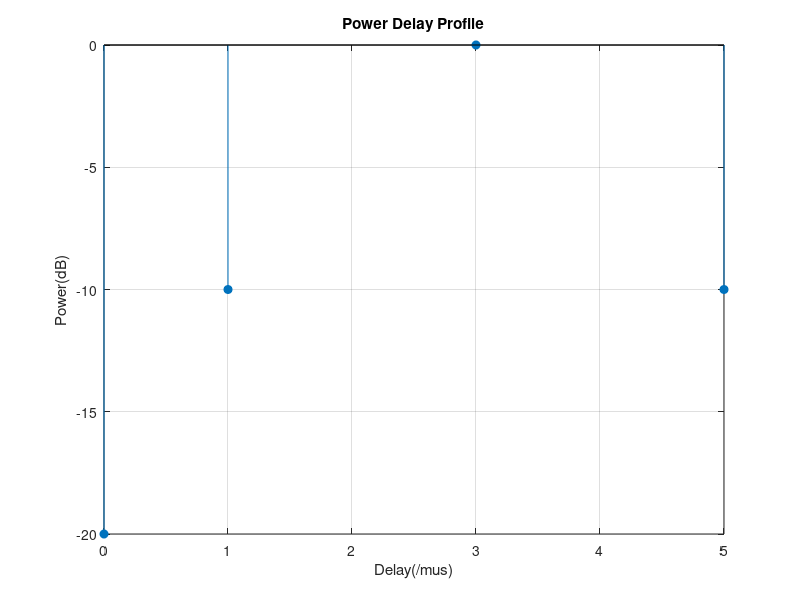

MATLAB code to generate this figure:
clc;
clear all;
close all;

delay_us = [0,1,3,5];
power_dB =[-20,-10,0,-10];

power_linear=10.^(power_dB/10);
figure;

stem(delay_us,power_dB,'filled');
xlabel('Delay(/mus)');
ylabel('Power(dB)');
title('Power Delay Profile');
grid on;

mean_delay= sum(delay_us.* power_linear)/ sum(power_linear);

rms_delay_spread = sqrt(sum(power_linear.*(delay_us - mean_delay).^2)/sum(power_linear));

delay_spread = max(delay_us) - min(delay_us);
fprintf('Mean Delay(us):%4f\n', mean_delay);
fprintf('RMS Delay Spread(us):%4f\n', rms_delay_spread);
fprintf('Delay Spread(us):%4f\n',delay_spread);
